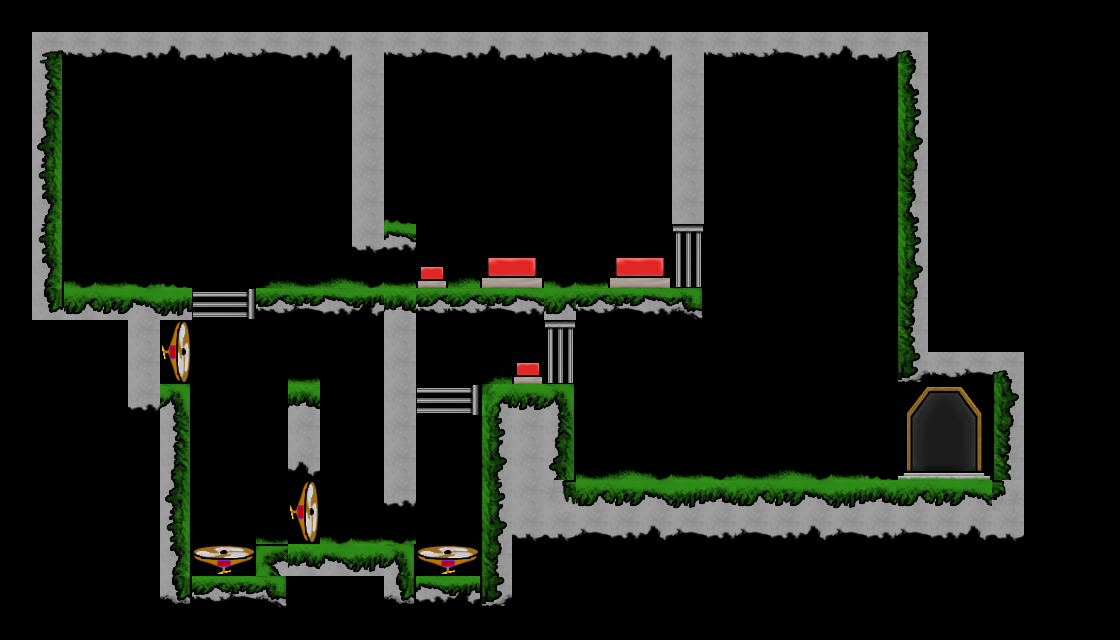

The image is a tile-based game level rendered from a .tmx file. Its description and complete source (layers, tilesets, objects, tile grids) follow:
An orthogonal 35x20 tile map with 32x32 px tiles, 2 tile layers (Tile Layer 1, Tile Layer 2), 3 tilesets and 15 objects (4x Fan, 4x Door, 2x Button, 2x Big Button, 2x Player, ...).

<map version="1.10" tiledversion="1.10.2" orientation="orthogonal" renderorder="right-down" width="35" height="20" tilewidth="32" tileheight="32" infinite="0" nextlayerid="4" nextobjectid="18">
 <tileset firstgid="1" source="../../../../../Tiled/placeholder_tile.tsx" />
 <tileset firstgid="29" name="TileSheet_Final" tilewidth="32" tileheight="32" tilecount="96" columns="12">
  <image source="TileSheet_Final.png" width="384" height="256" />
 </tileset>
 <tileset firstgid="125" name="Player" tilewidth="64" tileheight="64" tilecount="2" columns="2">
  <image source="Player.png" width="128" height="64" />
 </tileset>
 <layer id="1" name="Tile Layer 1" width="35" height="20">
  <data encoding="csv">
0,0,0,0,0,0,0,0,0,0,0,0,0,0,0,0,0,0,0,0,0,0,0,0,0,0,0,0,0,0,0,0,0,0,0,
0,39,66,67,68,69,70,66,67,68,69,83,66,67,68,69,70,66,67,68,69,83,66,66,67,68,69,70,38,0,0,0,0,0,0,
0,37,0,0,0,0,0,0,0,0,0,83,0,0,0,0,0,0,0,0,0,83,0,0,0,0,0,0,36,0,0,0,0,0,0,
0,49,0,0,0,0,0,0,0,0,0,83,0,0,0,0,0,0,0,0,0,83,0,0,0,0,0,0,48,0,0,0,0,0,0,
0,61,0,0,0,0,0,0,0,0,0,83,0,0,0,0,0,0,0,0,0,83,0,0,0,0,0,0,60,0,0,0,0,0,0,
0,73,0,0,0,0,0,0,0,0,0,83,0,0,0,0,0,0,0,0,0,83,0,0,0,0,0,0,72,0,0,0,0,0,0,
0,85,0,0,0,0,0,0,0,0,0,83,0,0,0,0,0,0,0,0,0,83,0,0,0,0,0,0,36,0,0,0,0,0,0,
0,73,0,0,0,0,0,0,0,0,0,70,56,0,0,0,0,0,0,0,0,0,0,0,0,0,0,0,48,0,0,0,0,0,0,
0,85,0,0,0,0,0,0,0,0,0,0,0,0,0,0,0,0,0,0,0,0,0,0,0,0,0,0,60,0,0,0,0,0,0,
0,97,42,43,44,45,0,0,54,55,56,57,46,54,54,55,56,42,54,55,56,59,0,0,0,0,0,0,72,0,0,0,0,0,0,
0,0,0,0,83,0,0,0,0,0,0,0,83,0,0,0,0,0,0,0,0,0,0,0,0,0,0,0,84,0,0,0,0,0,0,
0,0,0,0,83,0,0,0,0,0,0,0,83,0,0,0,0,0,0,0,0,0,0,0,0,0,0,0,65,66,67,38,0,0,0,
0,0,0,0,68,47,0,0,0,46,0,0,83,0,0,41,43,47,0,0,0,0,0,0,0,0,0,0,0,0,0,60,0,0,0,
0,0,0,0,0,37,0,0,0,83,0,0,83,0,0,48,83,49,0,0,0,0,0,0,0,0,0,0,0,0,0,72,0,0,0,
0,0,0,0,0,49,0,0,0,69,0,0,83,0,0,60,83,61,0,0,0,0,0,0,0,0,0,0,0,0,0,84,0,0,0,
0,0,0,0,0,61,0,0,0,0,0,0,68,0,0,48,83,1610612775,42,43,44,45,46,42,43,44,45,46,42,43,44,2684354598,0,0,0,
0,0,0,0,0,73,0,0,0,0,0,0,0,0,0,60,70,70,67,68,69,67,68,67,68,69,67,68,67,68,69,70,0,0,0,
0,0,0,0,0,85,0,0,1610612783,46,44,45,47,0,0,72,0,0,0,0,0,0,0,0,0,0,0,0,0,0,0,0,0,0,0,
0,0,0,0,0,71,54,55,59,0,0,0,71,56,57,65,0,0,0,0,0,0,0,0,0,0,0,0,0,0,0,0,0,0,0,
0,0,0,0,0,0,0,0,0,0,0,0,0,0,0,0,0,0,0,0,0,0,0,0,0,0,0,0,0,0,0,0,0,0,0
</data>
 </layer>
 <layer id="2" name="Tile Layer 2" width="35" height="20">
  <data encoding="csv">
0,0,0,0,0,0,0,0,0,0,0,0,0,0,0,0,0,0,0,0,0,0,0,0,0,0,0,0,0,0,0,0,0,0,0,
0,0,0,0,0,0,0,0,0,0,0,0,0,0,0,0,0,0,0,0,0,0,0,0,0,0,0,0,0,0,0,0,0,0,0,
0,0,0,0,0,0,0,0,0,0,0,0,0,0,0,0,0,0,0,0,0,0,0,0,0,0,0,0,0,0,0,0,0,0,0,
0,0,0,0,0,0,0,0,0,0,0,0,0,0,0,0,0,0,0,0,0,0,0,0,0,0,0,0,0,0,0,0,0,0,0,
0,0,0,0,0,0,0,0,0,0,0,0,0,0,0,0,0,0,0,0,0,0,0,0,0,0,0,0,0,0,0,0,0,0,0,
0,0,0,0,0,0,0,0,0,0,0,0,0,0,0,0,0,0,0,0,0,0,0,0,0,0,0,0,0,0,0,0,0,0,0,
0,0,0,0,0,0,0,0,0,0,0,0,35,0,0,0,0,0,0,0,0,0,0,0,0,0,0,0,0,0,0,0,0,0,0,
0,0,0,0,0,0,0,0,0,0,0,0,0,0,0,0,0,0,0,0,0,109,0,0,0,0,0,0,0,0,0,0,0,0,0,
0,0,32,33,34,35,0,0,29,30,31,32,33,95,31,107,108,32,33,107,108,121,0,0,0,0,0,0,0,0,0,0,0,0,0,
0,0,0,0,0,0,119,120,0,0,0,0,0,0,0,0,0,0,0,0,0,0,0,0,0,0,0,0,0,0,0,0,0,0,0,
0,0,0,0,0,110,0,0,0,0,0,0,0,0,0,0,0,109,0,0,0,0,0,0,0,0,0,0,0,0,0,0,0,0,0,
0,0,0,0,0,122,0,0,0,33,0,0,0,0,0,29,95,121,0,0,0,0,0,0,0,0,0,0,0,0,0,0,0,0,0,
0,0,0,0,0,0,0,0,0,0,0,0,0,119,120,0,0,0,0,0,0,0,0,0,0,0,0,0,77,78,79,0,0,0,0,
0,0,0,0,0,0,0,0,0,0,0,0,0,0,0,0,0,0,0,0,0,0,0,0,0,0,0,0,89,90,91,0,0,0,0,
0,0,0,0,0,0,0,0,0,0,0,0,0,0,0,0,0,0,30,31,32,33,34,30,31,32,33,35,101,102,103,0,0,0,0,
0,0,0,0,0,0,0,0,0,110,0,0,0,0,0,0,0,0,0,0,0,0,0,0,0,0,0,0,0,0,0,0,0,0,0,
0,0,0,0,0,0,0,0,30,122,32,33,34,0,0,0,0,0,0,0,0,0,0,0,0,0,0,0,0,0,0,0,0,0,0,
0,0,0,0,0,0,86,87,0,0,0,0,0,86,87,0,0,0,0,0,0,0,0,0,0,0,0,0,0,0,0,0,0,0,0,
0,0,0,0,0,0,0,0,0,0,0,0,0,0,0,0,0,0,0,0,0,0,0,0,0,0,0,0,0,0,0,0,0,0,0,
0,0,0,0,0,0,0,0,0,0,0,0,0,0,0,0,0,0,0,0,0,0,0,0,0,0,0,0,0,0,0,0,0,0,0
</data>
 </layer>
 <objectgroup id="3" name="Object Layer 1">
  <object id="1" name="Fan" type="Fan" x="192" y="544" width="64" height="32" />
  <object id="2" name="Button" x="416" y="256" width="32" height="32" />
  <object id="3" name="Button" x="512" y="352" width="32" height="32" />
  <object id="4" name="Fan" type="Fan" x="192" y="320" width="64" height="32" rotation="90" />
  <object id="5" name="Fan" type="Fan" x="416" y="544" width="64" height="32" />
  <object id="6" name="Fan" type="Fan" x="320" y="480" width="64" height="32" rotation="90" />
  <object id="7" name="Big Button" x="480" y="256" width="64" height="32" />
  <object id="8" name="Big Button" x="608" y="256" width="64" height="32" />
  <object id="9" name="Door" x="544" y="320" width="32" height="64" />
  <object id="10" name="Door" x="672" y="224" width="32" height="64" />
  <object id="11" name="Door" x="480" y="384" width="32" height="64" rotation="90" />
  <object id="12" name="Door" x="256" y="288" width="32" height="64" rotation="90" />
  <object id="15" name="End" x="896" y="384" width="96" height="96" />
  <object id="16" name="Player 1" type="Player" gid="125" x="63.5" y="257" width="64" height="64">
   <properties>
    <property name="int_index" type="int" value="0" />
    <property name="int_nextFrameDelay" type="int" value="30" />
    <property name="int_numberOfFrame" type="int" value="-1" />
    <property name="int_singleFrameID" type="int" value="-1" />
   </properties>
  </object>
  <object id="17" name="Player 2" type="Player" gid="125" x="127" y="258" width="64" height="64">
   <properties>
    <property name="int_index" type="int" value="1" />
    <property name="int_nextFrameDelay" type="int" value="30" />
    <property name="int_numberOfFrame" type="int" value="-1" />
    <property name="int_singleFrameID" type="int" value="-1" />
   </properties>
  </object>
 </objectgroup>
</map>
